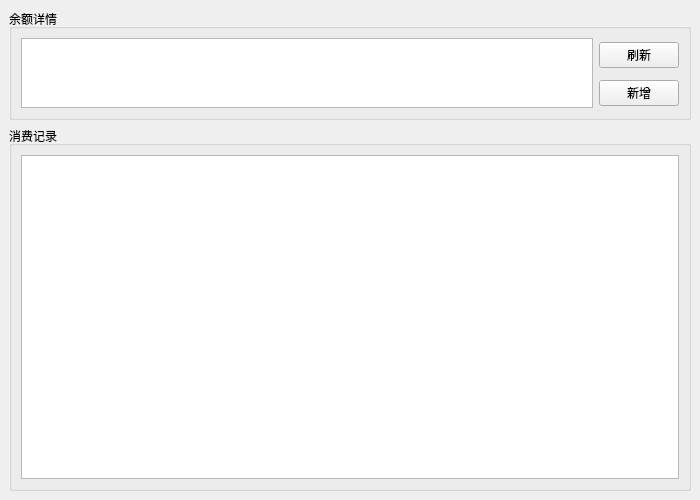
<?xml version="1.0" encoding="UTF-8"?>
<ui version="4.0">
 <class>MainWindow</class>
 <widget class="QMainWindow" name="MainWindow">
  <property name="geometry">
   <rect>
    <x>0</x>
    <y>0</y>
    <width>700</width>
    <height>500</height>
   </rect>
  </property>
  <property name="sizePolicy">
   <sizepolicy hsizetype="Expanding" vsizetype="Expanding">
    <horstretch>0</horstretch>
    <verstretch>1</verstretch>
   </sizepolicy>
  </property>
  <property name="windowTitle">
   <string>MainWindow</string>
  </property>
  <widget class="QWidget" name="centralwidget">
   <property name="sizePolicy">
    <sizepolicy hsizetype="Expanding" vsizetype="Expanding">
     <horstretch>0</horstretch>
     <verstretch>0</verstretch>
    </sizepolicy>
   </property>
   <layout class="QGridLayout" name="gridLayout_2">
    <item row="0" column="0">
     <layout class="QGridLayout" name="gridLayout">
      <item row="0" column="0" rowspan="2">
       <widget class="QGroupBox" name="groupBox">
        <property name="title">
         <string>余额详情</string>
        </property>
        <layout class="QGridLayout" name="gridLayout_3">
         <item row="1" column="1">
          <widget class="QPushButton" name="addSavingsBtn">
           <property name="text">
            <string>新增</string>
           </property>
          </widget>
         </item>
         <item row="0" column="1">
          <widget class="QPushButton" name="flushSavingsBtn">
           <property name="sizePolicy">
            <sizepolicy hsizetype="Minimum" vsizetype="Fixed">
             <horstretch>0</horstretch>
             <verstretch>1</verstretch>
            </sizepolicy>
           </property>
           <property name="text">
            <string>刷新</string>
           </property>
          </widget>
         </item>
         <item row="0" column="0" rowspan="2">
          <widget class="QTableView" name="tableView">
           <property name="sizePolicy">
            <sizepolicy hsizetype="Expanding" vsizetype="Expanding">
             <horstretch>0</horstretch>
             <verstretch>0</verstretch>
            </sizepolicy>
           </property>
          </widget>
         </item>
        </layout>
       </widget>
      </item>
      <item row="2" column="0">
       <widget class="QGroupBox" name="groupBox_2">
        <property name="title">
         <string>消费记录</string>
        </property>
        <layout class="QGridLayout" name="gridLayout_4">
         <item row="0" column="0">
          <widget class="QTableView" name="tableView_2"/>
         </item>
        </layout>
       </widget>
      </item>
     </layout>
    </item>
   </layout>
  </widget>
 </widget>
 <resources/>
 <connections/>
</ui>
